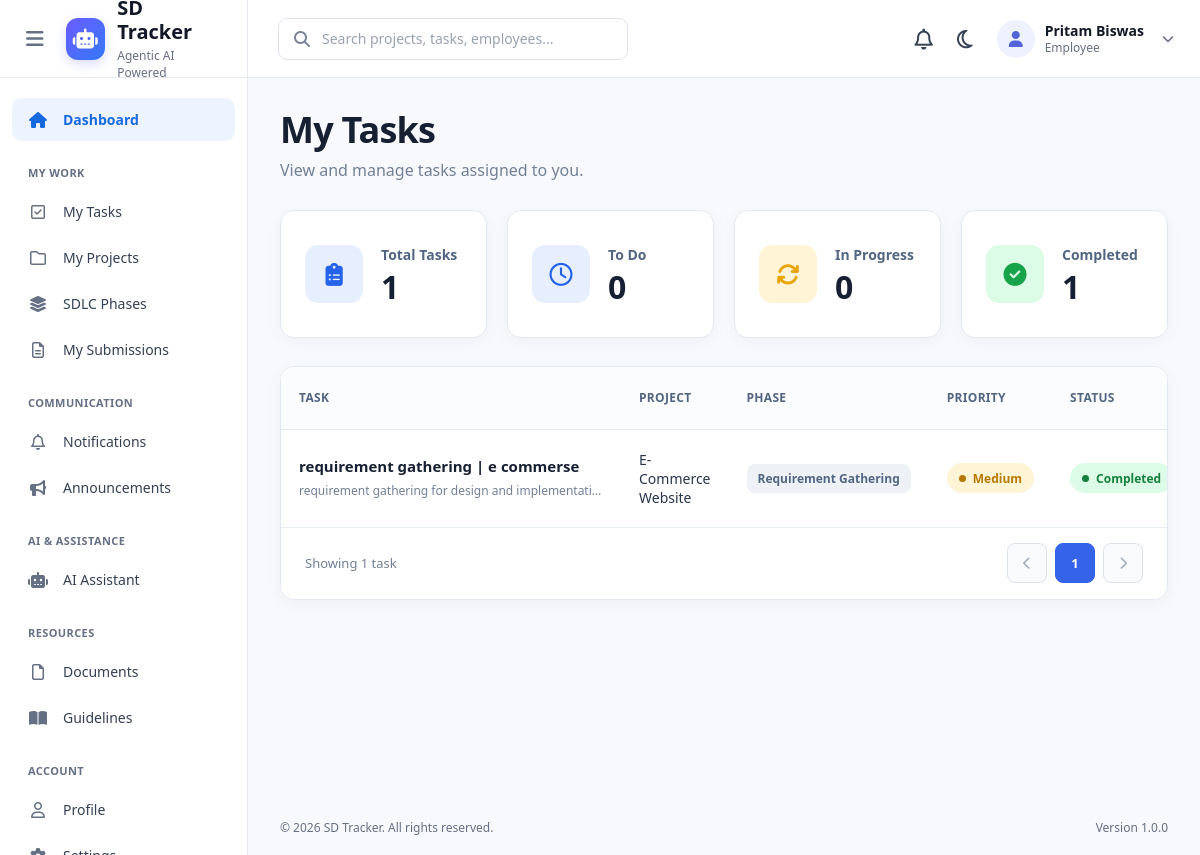
Page /tasks/my-tasks/ (signed in) on the committed database.
### accounts/models.py (models this page shows, shortened)
class Profile(models.Model):
    ROLE_CHOICES = (
        ("admin", "Admin"),
        ("manager", "Project Manager"),
        ("employee", "Employee"),
    )
    user = models.OneToOneField(
        User,
        on_delete=models.CASCADE,
        related_name="profile"
    )
    role = models.CharField(
        max_length=20,
        choices=ROLE_CHOICES,
        default="employee"
    )
    image = models.ImageField(
        upload_to="profiles/",
        blank=True,
        null=True
    )

### tasks/models.py (models this page shows, shortened)
class Task(models.Model):
    STATUS_CHOICES = (
        ("todo", "To Do"),
        ("in_progress", "In Progress"),
        ("in_review", "In Review"),
        ("completed", "Completed"),
        ("overdue", "Overdue"),
    )
    PRIORITY_CHOICES = (
        ("low", "Low"),
        ("medium", "Medium"),
        ("high", "High"),
    )
    REVIEW_CHOICES = (
        ("pending", "Pending"),
        ("approved", "Approved"),
        ("changes_requested", "Changes Requested"),
        ("rejected", "Rejected"),
    )
    title = models.CharField(
        max_length=200
    )
    description = models.TextField(
        blank=True
    )
    project = models.ForeignKey(
        Project,
        on_delete=models.CASCADE,
        related_name="tasks"
    )
    phase = models.ForeignKey(
        SDLCPhase,
        on_delete=models.SET_NULL,
        null=True,
        blank=True,
        related_name="tasks"
    )
    assigned_to = models.ForeignKey(
        Employee,
        on_delete=models.SET_NULL,
        null=True,
        blank=True,
        related_name="assigned_tasks"
    )
    deadline = models.DateField()
    priority = models.CharField(
        max_length=20,
        choices=PRIORITY_CHOICES,
        default="medium"
    )
    status = models.CharField(
        max_length=20,
        choices=STATUS_CHOICES,
        default="todo"
    )
    progress = models.PositiveIntegerField(
        default=0,
        validators=[
            MinValueValidator(0),
            MaxValueValidator(100)
        ]
    )
    work_file = models.FileField(
        upload_to="static/media/task_work/",
        blank=True,
        null=True
    )
    submitted_at = models.DateTimeField(
        blank=True,
        null=True
    )
    review_status = models.CharField(
        max_length=30,
        choices=REVIEW_CHOICES,
        default="pending"
    )
    created_at = models.DateTimeField(
        auto_now_add=True
    )
    updated_at = models.DateTimeField(
        auto_now=True
    )

### projects/models.py (models this page shows, shortened)
class Project(models.Model):
    STATUS_CHOICES = (
        ("planning", "Planning"),
        ("active", "Active"),
        ("on_hold", "On Hold"),
        ("completed", "Completed"),
        ("cancelled", "Cancelled"),
    )
    name = models.CharField(
        max_length=200
    )
    description = models.TextField(
        blank=True
    )
    client_name = models.CharField(
        max_length=150
    )
    start_date = models.DateField()
    deadline = models.DateField()
    status = models.CharField(
        max_length=20,
        choices=STATUS_CHOICES,
        default="planning"
    )
    manager = models.ForeignKey(
        Employee,
        on_delete=models.SET_NULL,
        null=True,
        related_name="managed_projects"
    )
    progress = models.PositiveIntegerField(
        default=0,
        validators=[MaxValueValidator(100)]
    )
    teams = models.ManyToManyField(
        Team,
        related_name="projects",
        blank=True
    )

### sdlc/models.py (models this page shows, shortened)
class SDLCPhase(models.Model):
    PHASE_CHOICES = (
        ("requirement", "Requirement Gathering"),
        ("design", "Design"),
        ("development", "Development"),
        ("testing", "Testing"),
        ("deployment", "Deployment"),
        ("maintenance", "Maintenance"),
    )
    STATUS_CHOICES = (
        ("not_started", "Not Started"),
        ("in_progress", "In Progress"),
        ("completed", "Completed"),
        ("on_hold", "On Hold"),
    )
    project = models.ForeignKey(
        Project,
        on_delete=models.CASCADE,
        related_name="phases"
    )
    phase_name = models.CharField(
        max_length=50,
        choices=PHASE_CHOICES
    )
    description = models.TextField(
        blank=True
    )
    start_date = models.DateField(
        null=True,
        blank=True
    )
    deadline = models.DateField(
        null=True,
        blank=True
    )
    status = models.CharField(
        max_length=20,
        choices=STATUS_CHOICES,
        default="not_started"
    )
    progress = models.PositiveIntegerField(
        default=0
    )
    order = models.PositiveIntegerField(
        default=1
    )
    class Meta:
        ordering = ["order"]
        constraints = [
            models.UniqueConstraint(
                fields=["project", "phase_name"],
                name="unique_phase_per_project"
            )
        ]

### tasks/views.py (the view)
# urls.py: path("my-tasks/",views.my_tasks,name="my_tasks"),
def my_tasks(request):
    employee = request.user.employee
    tasks = Task.objects.filter(
        assigned_to=employee
    )
    context = {
        "tasks": tasks,
        "total_tasks": tasks.count(),
        "todo_tasks": tasks.filter(
            status="todo"
        ).count(),
        "in_progress_tasks": tasks.filter(
            status="in_progress"
        ).count(),
        "completed_tasks": tasks.filter(
            status="completed"
        ).count(),
    }
    return render(
        request,
        "tasks/my_tasks.html",
        context
    )

### tasks/templates/tasks/my_tasks.html (shortened to what this page needs)
{% extends "base.html" %}
{% load static %}
{% block extra_css %}
<link rel="stylesheet" href="{% static 'css/tasks/my_tasks.css' %}">
{% endblock %}
{% block content %}
<div class="my-tasks-page">
    <div class="page-header">
        <div>
            <h1>My Tasks</h1>
            <p>
                View and manage tasks assigned to you.
            </p>
        </div>
    </div>
    <div class="summary-cards">
        <div class="summary-card">
            <div class="summary-icon blue">
                <i class="fa-solid fa-clipboard-list"></i>
            </div>
            <div class="summary-content">
                <h3>Total Tasks</h3>
                <h2>
                    {{ total_tasks }}
                </h2>
            </div>
        </div>
        <div class="summary-card">
            <div class="summary-icon blue">
                <i class="fa-regular fa-clock"></i>
            </div>
            <div class="summary-content">
                <h3>To Do</h3>
                <h2>
                    {{ todo_tasks }}
                </h2>
            </div>
        </div>
        <div class="summary-card">
            <div class="summary-icon yellow">
                <i class="fa-solid fa-arrows-rotate"></i>
            </div>
            <div class="summary-content">
                <h3>In Progress</h3>
                <h2>
                    {{ in_progress_tasks }}
                </h2>
            </div>
        </div>
        <div class="summary-card">
            <div class="summary-icon green">
                <i class="fa-solid fa-circle-check"></i>
            </div>
            <div class="summary-content">
                <h3>Completed</h3>
                <h2>
                    {{ completed_tasks }}
                </h2>
            </div>
        </div>
    </div>
    <div class="table-card">
        <div class="table-wrapper">
            <table>
                <thead>
                    <tr>
                        <th>Task</th>
                        <th>Project</th>
                        <th>Phase</th>
                        <th>Priority</th>
                        <th>Status</th>
                    </tr>
                </thead>
                <tbody>
                    {% for task in tasks %}
                    <tr>
                        <td class="task-column">
                            <strong class="task-title">
                                {{ task.title }}
                            </strong>
                            {% if task.description %}
                                <span class="task-description">
                                    {{ task.description|truncatewords:10 }}
                                </span>
                            {% else %}
                                <span class="task-description">
                                    No description provided.
                                </span>
                            {% endif %}
                        </td>
                        <td>
                            <span class="project-name">
                                {{ task.project.name }}
                            </span>
                        </td>
                        <td>
                            {% if task.phase %}
                                <span class="phase-badge">
                                    {{ task.phase.get_phase_name_display }}
                                </span>
                            {% else %}
                                <span class="phase-badge">
                                    No Phase
                                </span>
                            {% endif %}
                        </td>
                        <td>
                            <span class="priority {{ task.priority }}">
                                <span class="badge-dot"></span>
                                {{ task.get_priority_display }}
                            </span>
                        </td>
                        <td>
                            <span class="status {{ task.status }}">
                                <span class="badge-dot"></span>
                                {{ task.get_status_display }}
                            </span>
                        </td>
                    </tr>
                    {% endfor %}
                </tbody>
            </table>
        </div>
        <div class="table-footer">
            <span>
                Showing {{ tasks|length }} task{{ tasks|length|pluralize }}
            </span>
            <div class="pagination">
                <button
                    type="button"
                    class="pagination-btn disabled"
                >
                    <i class="fa-solid fa-chevron-left"></i>
                </button>
                <button
                    type="button"
                    class="pagination-btn active"
                >
                    1
                </button>
                <button
                    type="button"
                    class="pagination-btn disabled"
                >
                    <i class="fa-solid fa-chevron-right"></i>
                </button>
            </div>
        </div>
    </div>
</div>
{% endblock %}

### templates/base.html (shortened to what this page needs)
{% load static %}
<!DOCTYPE html>
<html lang="en">
<head>
    <link rel="stylesheet" href="{% static 'css/style.css' %}">
    <link
        rel="stylesheet"
        href="https://cdnjs.cloudflare.com/ajax/libs/font-awesome/6.5.2/css/all.min.css"
    >
    {% block extra_css %}{% endblock %}
</head>
<body>
<header class="top-navbar">
    <div class="navbar-left">
        <button
            type="button"
            class="sidebar-toggle"
            id="sidebarToggle"
        >
            <i class="fa-solid fa-bars"></i>
        </button>
        <a href="#" class="logo-section">
            <div class="logo">
                <i class="fa-solid fa-robot"></i>
            </div>
            <div class="logo-text">
                <h2>SD Tracker</h2>
                <span>
                    Agentic AI Powered
                </span>
            </div>
        </a>
    </div>
    <div class="navbar-search">
        <i class="fa-solid fa-magnifying-glass"></i>
        <input
            type="text"
            placeholder="Search projects, tasks, employees..."
        >
    </div>
    <div class="navbar-right">
        <a href="#" class="notification-icon">
            <i class="fa-regular fa-bell"></i>
        </a>
        <button
            type="button"
            class="theme-button"
            id="themeToggle"
        >
            <i class="fa-regular fa-moon"></i>
        </button>
        <div class="user-menu">
            <div class="user-avatar">
                {% if request.user.is_authenticated %}
                    {% if request.user.profile.image %}
                        <img
                            src="{{ request.user.profile.image.url }}"
                            alt="Profile"
                        >
                    {% else %}
                        <i class="fa-solid fa-user"></i>
                    {% endif %}
                {% else %}
                    <i class="fa-solid fa-user"></i>
                {% endif %}
            </div>
            <div class="user-details">
                {% if request.user.is_authenticated %}
                    <strong>
                        {{ request.user.get_full_name|default:request.user.username }}
                    </strong>
                    <span>
                        {{ request.user.profile.get_role_display|default:"User" }}
                    </span>
                {% endif %}
            </div>
            <i class="fa-solid fa-chevron-down user-arrow"></i>
        </div>
    </div>
</header>
<div class="app-layout">
    <aside class="sidebar" id="sidebar">
        <a
            href="{% url 'dashboard' %}"
            class="sidebar-link active"
        >
            <i class="fa-solid fa-house"></i>
            <span>
                Dashboard
            </span>
        </a>
        {% if request.user.is_authenticated and request.user.profile.role == "employee" %}
            <div class="sidebar-heading">
                MY WORK
            </div>
            <a href="{% url 'my_tasks' %}" class="sidebar-link">
                <i class="fa-regular fa-square-check"></i>
                <span>
                    My Tasks
                </span>
            </a>
            <a href="#" class="sidebar-link">
                <i class="fa-regular fa-folder"></i>
                <span>
                    My Projects
                </span>
            </a>
            <a href="#" class="sidebar-link">
                <i class="fa-solid fa-layer-group"></i>
                <span>
                    SDLC Phases
                </span>
            </a>
            <a href="#" class="sidebar-link">
                <i class="fa-regular fa-file-lines"></i>
                <span>
                    My Submissions
                </span>
            </a>
            <div class="sidebar-heading">
                COMMUNICATION
            </div>
            <a href="#" class="sidebar-link">
                <i class="fa-regular fa-bell"></i>
                <span>
                    Notifications
                </span>
            </a>
            <a href="#" class="sidebar-link">
                <i class="fa-solid fa-bullhorn"></i>
                <span>
                    Announcements
                </span>
            </a>
            <div class="sidebar-heading">
                AI & ASSISTANCE
            </div>
            <a href="#" class="sidebar-link">
                <i class="fa-solid fa-robot"></i>
                <span>
                    AI Assistant
                </span>
            </a>
            <div class="sidebar-heading">
                RESOURCES
            </div>
            <a href="#" class="sidebar-link">
                <i class="fa-regular fa-file"></i>
                <span>
                    Documents
                </span>
            </a>
            <a href="#" class="sidebar-link">
                <i class="fa-solid fa-book-open"></i>
                <span>
                    Guidelines
                </span>
            </a>
            <div class="sidebar-heading">
                ACCOUNT
            </div>
            <a href="#" class="sidebar-link">
                <i class="fa-regular fa-user"></i>
                <span>
                    Profile
                </span>
            </a>
            <a href="#" class="sidebar-link">
                <i class="fa-solid fa-gear"></i>
                <span>
                </span>
            </a>
        {% endif %}
    </aside>
    <main class="main-content">
        {% block content %}{% endblock %}
    </main>
</div>
<footer class="footer">
    <p>
        © {% now "Y" %} SD Tracker. All rights reserved.
    </p>
    <span>
        Version 1.0.0
    </span>
</footer>
</body>
</html>

### rows in the picture
Task: title "requirement gathering | e commerse", description "requirement gathering for design and implementati…", project.name "E-Commerce Website", phase.phase_name "Requirement Gathering", priority "Medium", status "Completed"

### other values in the picture
{{ request.user.get_full_name|default:request.user.username }} "Pritam Biswas"
{{ request.user.profile.get_role_display|default:"User" }} "Employee"
{{ total_tasks }} "1"
{{ todo_tasks }} "0"
{{ in_progress_tasks }} "0"
{{ completed_tasks }} "1"
{{ tasks|length }} "1"
